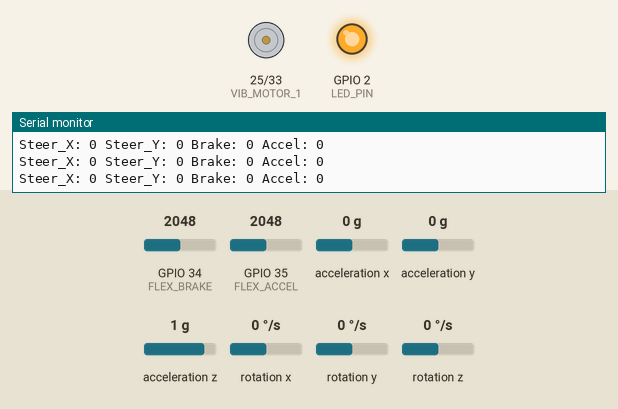
Recording of a program running on a simulated ESP32. Shown: motor-driver pin pairs drawn as motors (green arrow = first pin HIGH = forward, orange = second pin HIGH = backward, longer = more drive), output pins drawn as LEDs (lit = HIGH), the last lines printed to the serial monitor. Inputs (shaded band) come from the test bench; at power-on: acceleration x 0 g, GPIO 34 (FLEX_BRAKE) = 2048, GPIO 35 (FLEX_ACCEL) = 2048, acceleration y 0 g, acceleration z 1 g, rotation x 0 °/s, rotation y 0 °/s, rotation z 0 °/s. USB keyboard and mouse output is not drawn.

Above: at 1.2 s.
1.3 s: acceleration x set to 0.4 g
At 2.4 s:
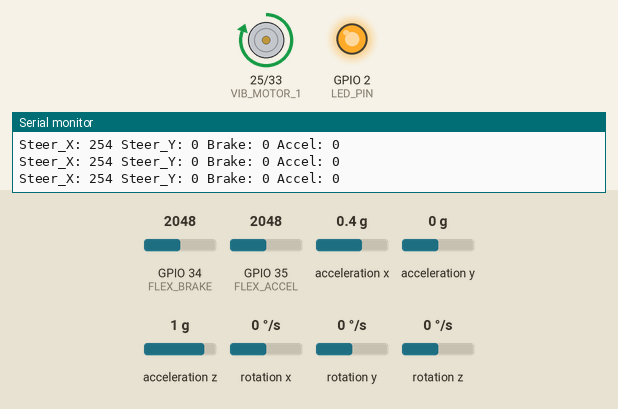
2.8 s: GPIO 34 (FLEX_BRAKE) set to 705
4.3 s: GPIO 34 (FLEX_BRAKE) set to 610
At 4.8 s:
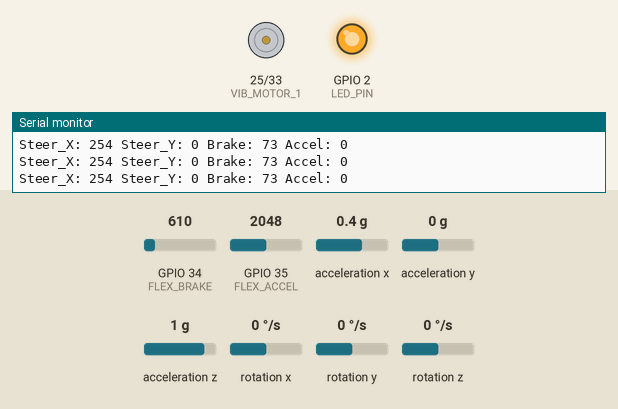
5.8 s: acceleration x set to 0 g
At 7.0 s:
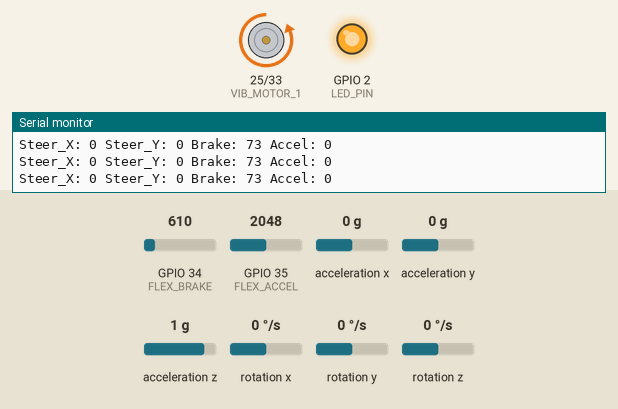
7.3 s: acceleration x set to -0.4 g
At 8.3 s:
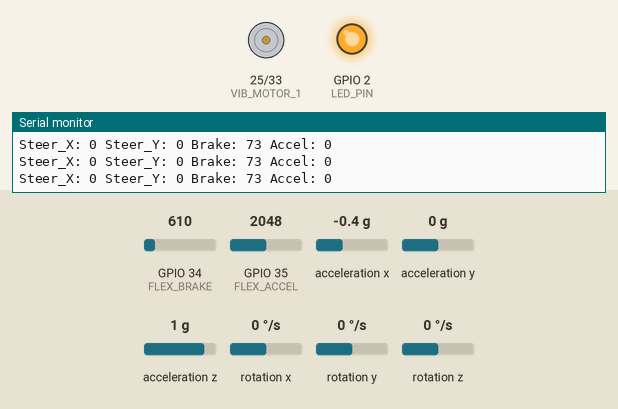
8.8 s: acceleration x set to 0.1 g
At 9.5 s:
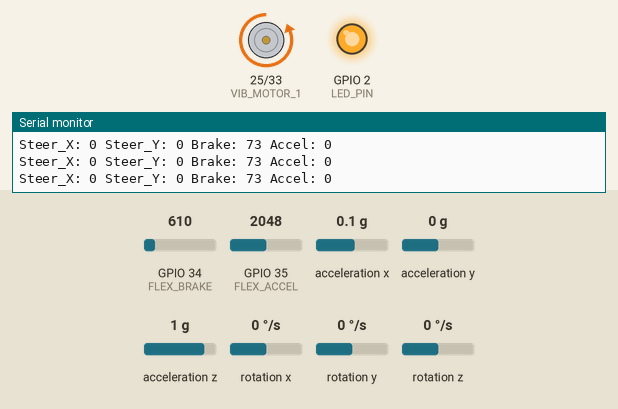
Timing chart, 0 to 11.3 s (numbered marks = the images above; inputs shaded):
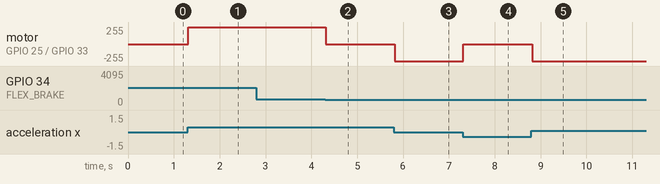

The program:

main.cpp
```cpp
#include <Arduino.h>
#include <Wire.h>
#include <MPU6050.h>
#include <BleGamepad.h>

#define LED_PIN        2
#define FLEX_BRAKE     34
#define FLEX_ACCEL     35
#define VIB_MOTOR_1    25
#define VIB_MOTOR_2    33

MPU6050 mpu;
BleGamepad bleGamepad("ESP32 Racing Controller", "Aravindh", 100);

int16_t ax, ay, az;
int16_t gx, gy, gz;

int flexBrakeMin = 340,  flexBrakeMax = 720;
int flexAccelMin = 1150, flexAccelMax = 1410;

int AX_CENTER = 1850, AX_RANGE = 200;
int AY_CENTER = 840,  AY_RANGE = 200;

float smoothX = 0, smoothY = 0;
const float SMOOTHING = 0.2;

int clampInt(int v, int lo, int hi) {
  if (v < lo) return lo;
  if (v > hi) return hi;
  return v;
}

void setup() {
  Serial.begin(115200);
  pinMode(LED_PIN, OUTPUT);
  digitalWrite(LED_PIN, LOW);
  pinMode(FLEX_BRAKE, INPUT);
  pinMode(FLEX_ACCEL, INPUT);
  pinMode(VIB_MOTOR_1, OUTPUT);
  pinMode(VIB_MOTOR_2, OUTPUT);
  digitalWrite(VIB_MOTOR_1, HIGH);
  digitalWrite(VIB_MOTOR_2, HIGH);

  Wire.begin(21, 22);
  mpu.initialize();
  if (mpu.testConnection()) {
    Serial.println("MPU6050 connected successfully");
    digitalWrite(LED_PIN, HIGH);
  } else {
    Serial.println("MPU6050 connection FAILED");
    for (int i = 0; i < 5; i++) {
      digitalWrite(LED_PIN, HIGH);
      delay(150);
      digitalWrite(LED_PIN, LOW);
      delay(150);
    }
  }

  BleGamepadConfiguration bleGamepadConfig;
  bleGamepadConfig.setAutoReport(false);
  bleGamepadConfig.setControllerType(CONTROLLER_TYPE_GAMEPAD);
  bleGamepadConfig.setButtonCount(4);
  bleGamepadConfig.setWhichAxes(true, true, true, true, false, false, false, false);
  bleGamepadConfig.setAxesMin(0);
  bleGamepadConfig.setAxesMax(255);

  bleGamepad.begin(&bleGamepadConfig);
}

void loop() {
  mpu.getMotion6(&ax, &ay, &az, &gx, &gy, &gz);

  int rawBrake = analogRead(FLEX_BRAKE);
  int rawAccel = analogRead(FLEX_ACCEL);

  int brakeValue = map(rawBrake, flexBrakeMax, flexBrakeMin, 0, 255);
  int accelValue = map(rawAccel, flexAccelMax, flexAccelMin, 0, 255);
  brakeValue = constrain(brakeValue, 0, 255);
  accelValue = constrain(accelValue, 0, 255);

  int rawX = clampInt((int)((ax - AX_CENTER) / (float)AX_RANGE * 127 + 127), 0, 255);
  int rawY = clampInt((int)((ay - AY_CENTER) / (float)AY_RANGE * 127 + 127), 0, 255);

  smoothX = smoothX + SMOOTHING * (rawX - smoothX);
  smoothY = smoothY + SMOOTHING * (rawY - smoothY);

  int steerX = clampInt((int)smoothX, 0, 255);
  int steerY = clampInt((int)smoothY, 0, 255);

  if (brakeValue > 50) {
    digitalWrite(VIB_MOTOR_1, LOW);
  } else {
    digitalWrite(VIB_MOTOR_1, HIGH);
  }

  if (abs(ax) > 4500 || abs(ay) > 4500) {
    digitalWrite(VIB_MOTOR_2, LOW);
  } else {
    digitalWrite(VIB_MOTOR_2, HIGH);
  }

  if (bleGamepad.isConnected()) {
    bleGamepad.setAxes(steerX, steerY, brakeValue, accelValue, 0, 0, 0, 0);
    bleGamepad.sendReport();
  }

  Serial.print("Steer_X: "); Serial.print(steerX);
  Serial.print(" Steer_Y: "); Serial.print(steerY);
  Serial.print(" Brake: "); Serial.print(brakeValue);
  Serial.print(" Accel: "); Serial.println(accelValue);

  delay(20);
}
```

Measured:
- the behaviour switches between 0.2 and 0.3 g on acceleration x (found by bisection; images 0 and 1)
- the behaviour switches between 645 and 644 on GPIO 34 (FLEX_BRAKE) (found by bisection; images 1 and 2)
- the behaviour switches between -0.2 and -0.3 g on acceleration x (found by bisection; images 3 and 4)
- after the input at 1.3 s, motor on GPIO 25 (VIB_MOTOR_1) / GPIO 33 (VIB_MOTOR_2): stopped → forward 255/255 at once
- after the input at 4.3 s, motor on GPIO 25 (VIB_MOTOR_1) / GPIO 33 (VIB_MOTOR_2): forward 255/255 → stopped at once
- after the input at 5.8 s, motor on GPIO 25 (VIB_MOTOR_1) / GPIO 33 (VIB_MOTOR_2): stopped → backward 255/255 at once
- after the input at 7.3 s, motor on GPIO 25 (VIB_MOTOR_1) / GPIO 33 (VIB_MOTOR_2): backward 255/255 → stopped at once
- after the input at 8.8 s, motor on GPIO 25 (VIB_MOTOR_1) / GPIO 33 (VIB_MOTOR_2): stopped → backward 255/255 at once
